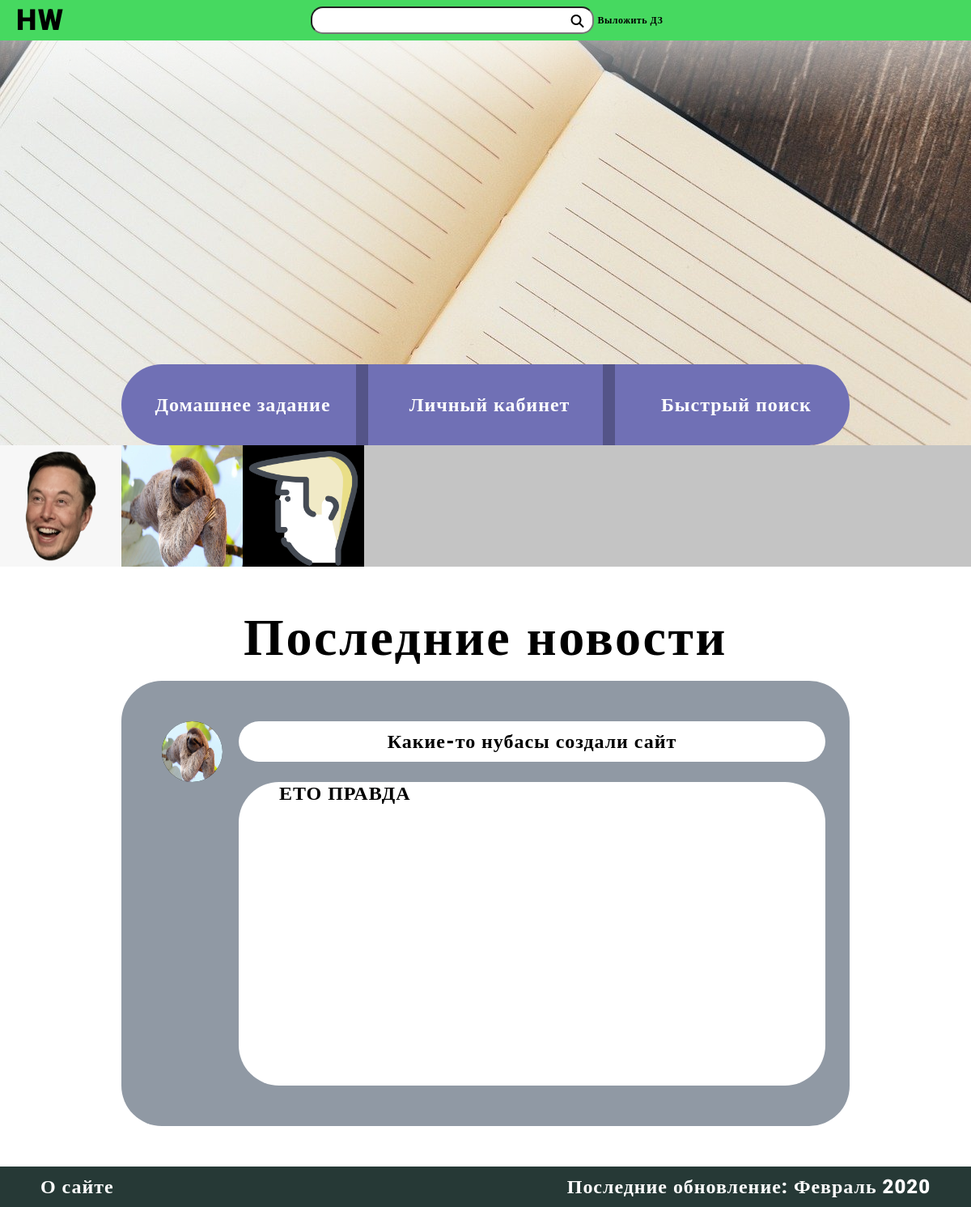
The app's page / (signed in), older data.
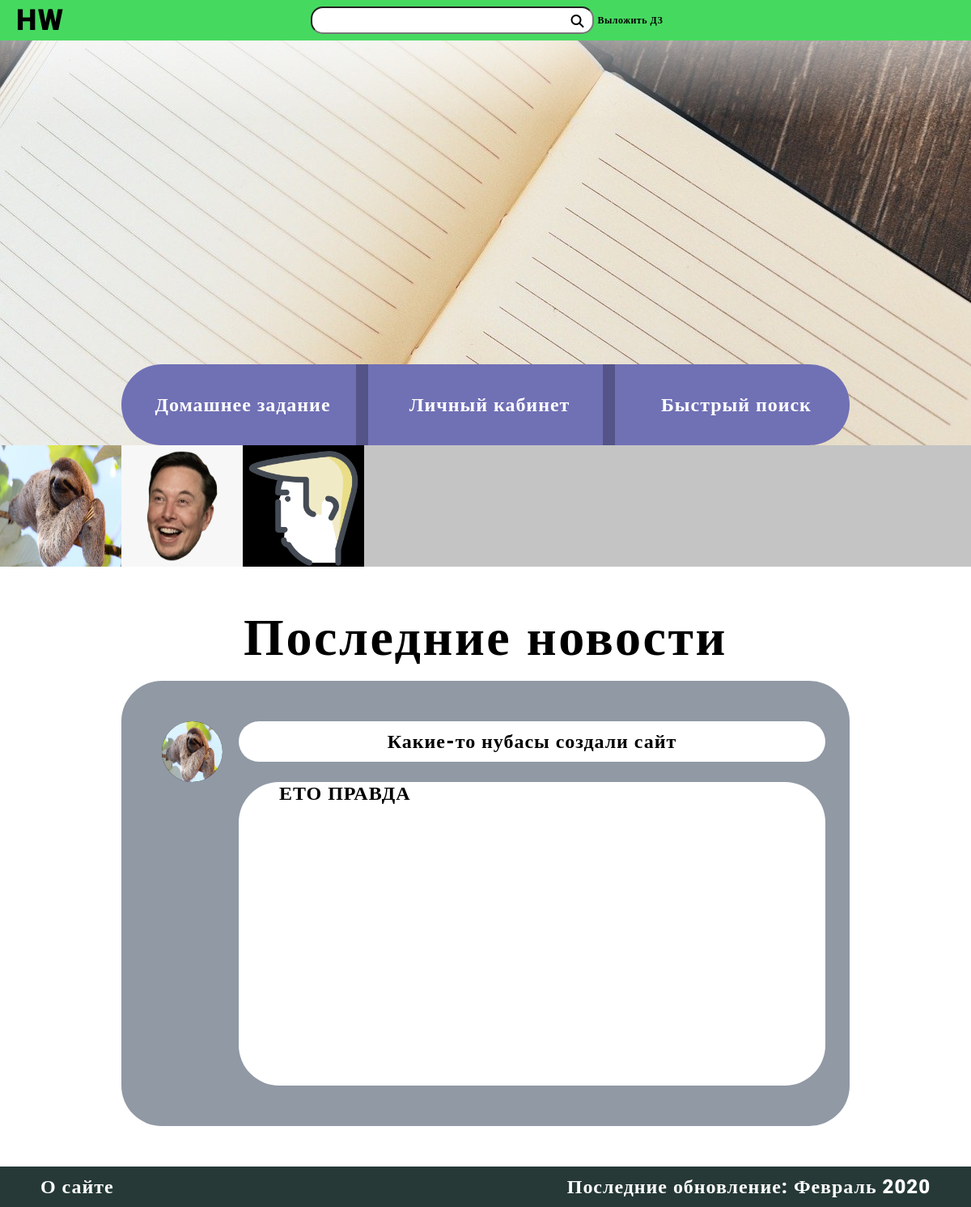
The same page, newer data.
### users/models.py (models this page shows, shortened)
class User(AbstractBaseUser):
	username = models.CharField(max_length=20, unique=True, validators=[validate_input])
	admin = models.BooleanField(default=False)
	staff = models.BooleanField(default=False)
	USERNAME_FIELD = 'username'
	REQUIRED_FIELDS = []
	objects = UserManager()
	@property
	def last_publictation_date(self):
		return self.homeworks.all().date()[0].publication_date
	@property
	def has_homeworks(self):
		return self.homeworks.all().count() != 0

class UserProfile(models.Model):
	user = models.OneToOneField(User, related_name='profile', on_delete=models.CASCADE)
	name = models.CharField(max_length=15, blank=True, validators=[validate_input])
	surname = models.CharField(max_length=15, blank=True, validators=[validate_input])
	grade = models.IntegerField(choices=create_grades(), default=1)
	photo = models.ImageField(upload_to=upload_location, default='users/default.jpg')

### homeworks/models.py (models this page shows, shortened)
class New(models.Model):
	publisher = models.ForeignKey(User, related_name='news', on_delete=models.CASCADE)
	summary = models.CharField(max_length=40)
	description = models.CharField(max_length=400)
	publication_date = models.DateTimeField(auto_now_add=True)

### HWHUB/views.py (the view)
# urls.py: path('', views.MainPage.as_view(), name='main'),
@method_decorator(login_required, name='dispatch')
class MainPage(View):
	def get(self, request):
		last_users = User.objects.all().last()[:10]
		last_news = New.objects.all().order_by('-publication_date')
		if request.user.is_authenticated:
			profile = UserProfile.objects.filter(user=request.user)[0]
		else:
			profile = None
		context = {'user':request.user, 'profile':profile,
		'last_users':last_users, 'last_news':last_news, 'classes':list(range(1, 12))}
		return render(request, 'main.html', context)

### homeworks/models.py (called while the page is built)
	def date(self):
		return self.order_by('-publication_date')

	def get_queryset(self):
		return HomeworkQuerySet(self.model, using=self._db)

### users/models.py (called while the page is built)
	def last(self):
		U = [user for user in self if user.has_homeworks]
		return sorted(U, key=lambda x: x.last_publictation_date, reverse=True)

	def get_queryset(self):
		return UserQuerySet(self.model, using=self._db)

### templates/main.html (shortened to what this page needs)
{% extends 'navbar.html' %}
{% load static %}
{% block link %}
<link href="{% static 'styles/main.css' %}?version=32" rel="stylesheet">
{% endblock %}
{% block content %}
<div class="content">
	<div class="header">
		<div class="header_button_area" style="background: linear-gradient(180deg, rgba(255, 255, 255, 0.82) 0.01%, rgba(255, 255, 255, 0.54) 0.02%, rgba(255, 255, 255, 0) 19.79%), url({% static 'images/header.jpg' %});">
			<div class="header_button_area_button">
				<div class="header_button_area_button_HW">
						<div class="header_button_area_button_HW_Link">
							<p class="usual" style="margin-top: 36px">Домашнее задание</p>
						</div>
				</div>
				<div class="Stick"></div>
				<div class="header_button_area_button_LK">
					<a href="id{{request.user.id}}">
						<div class="header_button_area_button_LK_Link">
							<p class="usual" style="margin-top: 36px">Личный кабинет</p>
						</div>
					</a>
				</div>
				<div class="Stick"></div>
				<div class="header_button_area_button_FS">
						<div class="header_button_area_button_FS_Link">
							<p class="usual" style="margin-top: 36px">Быстрый поиск</p>
						</div>
				</div>
			</div>
		</div>
		<div class="HW_LastUsers" style="background: #C4C4C4">
			{% for user in last_users %}
			<div class="HW_LastUsers_Item">
			<a href="{% url 'profile' user.id %}">
			<img src="{{ user.profile.photo.url }}" width="150px" height="150px" style="background: black">
			</a>
			</div>
			{% endfor %}
		</div>
	</div>
	<div class="main_content">
		<p class="usual" style="margin-top: 50px; font-size: 64px; line-height: 75px; color: black!important" align="center">Последние новости</p>
		<div class="news_block">
			{% for new in last_news %}
			<div class="news_block_grid">
				<div class="news_block_avatar">
					<img src="{{new.publisher.profile.photo.url}}" width="75px" height="75px">
				</div>
				<div class="news_block_name">
					<div class="news_block_name_content usual" style="color: black!important;">
						{{new.summary}}
					</div>
				</div>
				<div class="news_block_content">
					<div class="news_block_content_content usual" style="color: black!important;">
						{{new.description}}
					</div>
				</div>
			</div>
			{% endfor %}
		</div>
	</div>
	<div class="footer">
		<a class="usual" href="#" style="left: 50px; position: absolute; margin-top: 11px">О сайте</a>
		<div class="last_update">
		<p class="usual" style="margin-bottom: 0px">Последние обновление: Февраль 2020</p>
		</div>
	</div>
</div>
{% endblock %}

### templates/navbar.html (shortened to what this page needs)
<!DOCTYPE html>
<html lang="en">
<head>
	{% load static %}
	<link rel="stylesheet" href="https://stackpath.bootstrapcdn.com/bootstrap/4.3.1/css/bootstrap.min.css">
	<link href="{% static 'styles/style_nav.css' %}?version=15" rel="stylesheet">
	<link rel="stylesheet" type="text/css" href="{% static 'styles/style_upload.css' %}?version=2">
	{% block link %} {% endblock %}
</head>
<body>
	<div class="navbarr">
		<div class="navbar_grid">
			<div class="navbar_grid_logo">
				<a class="navbar_grid_logo_logo usual" href="/">HW</a>
			</div>
			<div class="navbar_grid_HW" style="">
				<button type="submit" id="navbar_submit"><i class="fas fa-search"></i></button>
				<input type="text" class="navbar_FastSearch usual" id="navbar_search" style="padding-right: 30px; padding-left: 15px;">
				<a href="#upload_frame" class="navbar_Upload usual" style="color: black!important; font-size: 12px; line-height: 14px;">Выложить ДЗ</a>
			</div>
			<div class="navbar_grid_Profile">
			</div>
		</div>
	</div>
	{% block content %}
	{% endblock %}
</body>
</html>

### homeworks/templates/upload.html (shortened to what this page needs)
{% load static %}

### static/styles/style_nav.css (style rules this page uses)
.navbarr { height: 50px; position: sticky; top: 0px; z-index: 100000; background: #46D960; padding: 0px!important; }
.navbar_grid { height: 50px; width: 100%; display: grid; grid-template-columns: 1fr calc(350px + 83px + 50px) 1fr; position: absolute; }
.navbar_FastSearch { border-radius: 15px; color: black!important; margin-left: 25px; width: 350px; height: 34px; margin-top: 8px; }
.navbar_Upload { margin-top: 18px; position: absolute; margin-left: 5px; }
.navbar_grid_logo_logo { position: absolute; font-size: 36px!important; line-height: 42px!important; margin-top: 4px; margin-left: 20px; color: black!important; }
.usual { font-family: Roboto; font-style: normal; font-weight: 900; font-size: 24px; line-height: 28px; text-align: center; letter-spacing: 0.04em; color: #FFFFFF; }
#navbar_submit { border: 0; background: none; position: absolute; width: 20px; height: 20px; margin: 0px; padding: 0px; margin-top: 14px; margin-left: 345px; }

### static/styles/main.css (style rules this page uses)
.content { display: grid; width: 100%; height: 100%; grid-template-columns: 150px calc(100% - (150px * 2)) 150px; grid-template-rows: 650px calc(100% - 700px) 50px; grid-template-areas: "header header header" "left content right" "footer footer footer"; }
.header { grid-area: header; height: 650px; }
.header_button_area { height: 500px; }
.main_content { grid-area: content; }
.footer { grid-area: footer; background: #263936; }
.HW_LastUsers { display: grid; grid-template-rows: 150px; grid-template-columns: repeat(100,150px); overflow-x: hidden; max-height: 150px; overflow-y: hidden; }
.news_block { background: #9099A4; width: 100%; height: 550px; border-radius: 50px; margin-bottom: 50px; }
.news_block_grid { width: calc(100% - 100px); height: calc(100% - 50px); padding-top: 50px; margin-left: 50px; display: grid; grid-template-areas: "profile name" "empty content"; grid-template-columns: 75px calc(100% - 75px); grid-template-rows: 75px calc(100% - 75px); grid-column-gap: 20px; }
.news_block_avatar img { border-radius: 75px; background: black; height: 75px; width: 75px; grid-area: profile; }
.news_block_name { width: 100%; height: 50px; border-radius: 50px; background: white; grid-area: name; }
.news_block_content { width: 100%; height: 100%; border-radius: 50px; background: white; grid-area: content; }
.header_button_area_button { position: absolute; margin-left: 150px; margin-top: 400px; display: grid; border-radius: 50px; width: calc(100% - 300px); height: 100px; grid-template-columns: calc((100% - 30px) / 3) 15px calc((100% - 30px) / 3) 15px calc((100% - 30px) / 3); }
.header_button_area_button_HW { background: #7070B5; border-radius: 50px 0px 0px 50px; align-items: center; text-align: center; }
.header_button_area_button_LK { background: #7070B5; align-items: center; text-align: center; }
.header_button_area_button_FS { background: #7070B5; border-radius: 0px 50px 50px 0px; align-items: center; text-align: center; }
.Stick { background: #545488; }
.usual { font-family: Roboto; font-style: normal; font-weight: 900; font-size: 24px; line-height: 28px; text-align: center; letter-spacing: 0.04em; color: #FFFFFF; }
.header_button_area_button_HW_Link { align-items: center; text-align: center; height: 100%; width: calc(100%/3); position: absolute; }
.header_button_area_button_LK_Link { align-items: center; text-align: center; height: 100%; width: calc(100%/3); position: absolute; }
.header_button_area_button_FS_Link { align-items: center; text-align: center; height: 100%; width: calc(100%/3); position: absolute; }
.last_update { right: 50px; position: absolute; height: 28px; margin-top: 11px; }
.news_block_name_content { margin-top: 11px; width: calc(100% - 100px); margin-left: 50px; }
.news_block_content_content { margin-left: 50px; text-align: left!important; width: calc(100% - 100px); }

Row changes from the older to the newer data that the page shows:
changed User (number 1 of 3 on the later page): moves up the list
